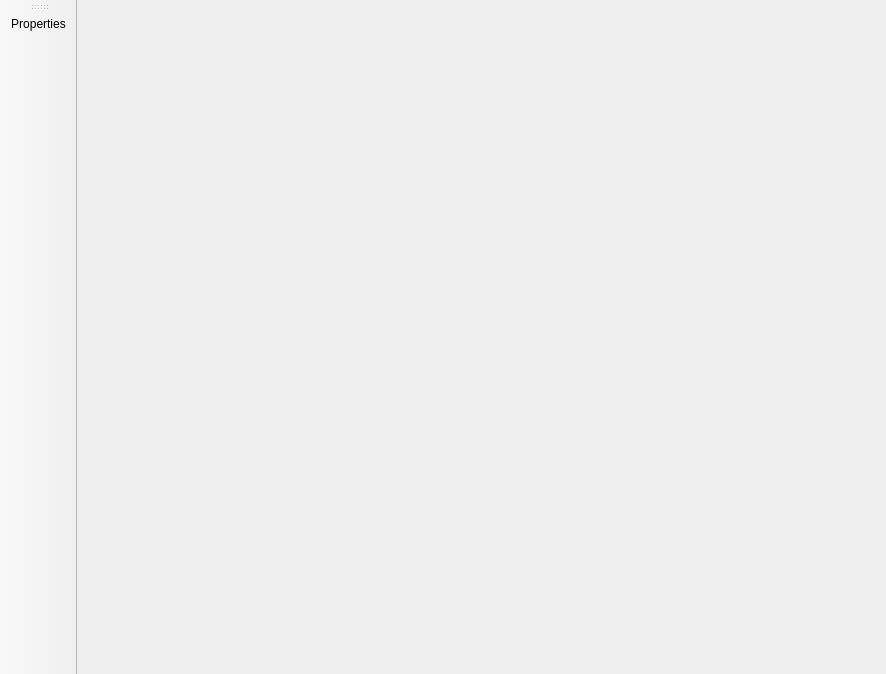
<?xml version="1.0" encoding="UTF-8"?>
<ui version="4.0">
 <class>DocumentSubWindow</class>
 <widget class="QMainWindow" name="DocumentSubWindow">
  <property name="geometry">
   <rect>
    <x>0</x>
    <y>0</y>
    <width>886</width>
    <height>674</height>
   </rect>
  </property>
  <property name="windowTitle">
   <string>MainWindow</string>
  </property>
  <widget class="QWidget" name="centralwidget">
   <layout class="QVBoxLayout" name="verticalLayout">
    <property name="spacing">
     <number>0</number>
    </property>
    <property name="leftMargin">
     <number>0</number>
    </property>
    <property name="topMargin">
     <number>0</number>
    </property>
    <property name="rightMargin">
     <number>0</number>
    </property>
    <property name="bottomMargin">
     <number>0</number>
    </property>
    <item>
     <widget class="QWidget" name="mainFrame" native="true"/>
    </item>
   </layout>
  </widget>
  <widget class="QToolBar" name="toolBar">
   <property name="windowTitle">
    <string>toolBar</string>
   </property>
   <attribute name="toolBarArea">
    <enum>LeftToolBarArea</enum>
   </attribute>
   <attribute name="toolBarBreak">
    <bool>false</bool>
   </attribute>
   <addaction name="actionProperties"/>
  </widget>
  <action name="actionProperties">
   <property name="text">
    <string>Properties</string>
   </property>
  </action>
 </widget>
 <resources/>
 <connections/>
</ui>
